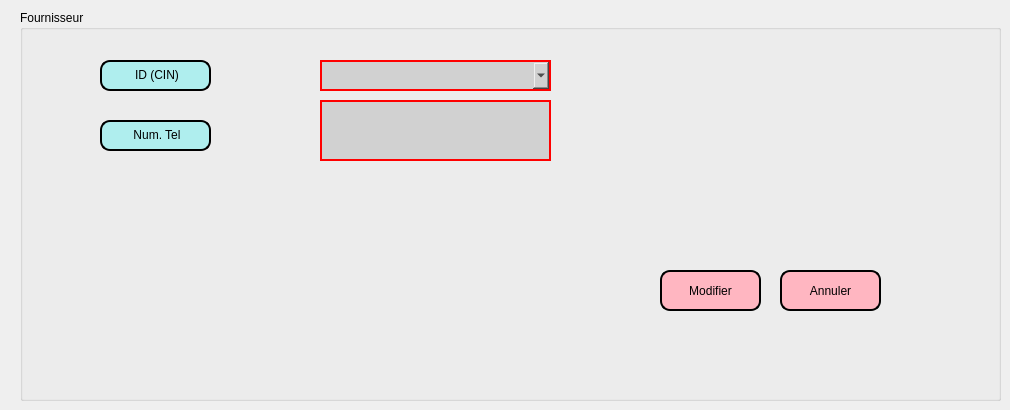
     <widget class="QWidget" name="tab_5">
      <attribute name="title">
       <string>Modifier</string>
      </attribute>
      <widget class="QGroupBox" name="groupBox_14">
       <property name="geometry">
        <rect>
         <x>20</x>
         <y>10</y>
         <width>981</width>
         <height>391</height>
        </rect>
       </property>
       <property name="title">
        <string>Fournisseur</string>
       </property>
       <widget class="QLabel" name="label_47">
        <property name="geometry">
         <rect>
          <x>80</x>
          <y>110</y>
          <width>111</width>
          <height>31</height>
         </rect>
        </property>
        <property name="styleSheet">
         <string notr="true">border: 2px solid black;
border-radius: 10px;
padding: 0 8px;
background: #AFEEEE;
font: bold, &quot;Comic Sans MS&quot;;;
text-align:center;</string>
        </property>
        <property name="text">
         <string>&lt;html&gt;&lt;head/&gt;&lt;body&gt;&lt;p align=&quot;center&quot;&gt;&lt;span style=&quot; font-size:9pt;&quot;&gt;Num. Tel&lt;/span&gt;&lt;/p&gt;&lt;/body&gt;&lt;/html&gt;</string>
        </property>
       </widget>
       <widget class="QLabel" name="label_48">
        <property name="geometry">
         <rect>
          <x>80</x>
          <y>50</y>
          <width>111</width>
          <height>31</height>
         </rect>
        </property>
        <property name="styleSheet">
         <string notr="true">border: 2px solid black;
border-radius: 10px;
padding: 0 8px;
background: #AFEEEE;
font: bold, &quot;Comic Sans MS&quot;;;
text-align:center;</string>
        </property>
        <property name="text">
         <string>&lt;html&gt;&lt;head/&gt;&lt;body&gt;&lt;p align=&quot;center&quot;&gt;&lt;span style=&quot; font-size:9pt;&quot;&gt;ID (CIN)&lt;/span&gt;&lt;/p&gt;&lt;/body&gt;&lt;/html&gt;</string>
        </property>
       </widget>
       <widget class="QLineEdit" name="lineEdit_21">
        <property name="geometry">
         <rect>
          <x>300</x>
          <y>90</y>
          <width>231</width>
          <height>61</height>
         </rect>
        </property>
        <property name="styleSheet">
         <string notr="true">border-width:2px;
border-style:solid;
border-color:red;
background: #d1d1d1;</string>
        </property>
       </widget>
       <widget class="QPushButton" name="pushButton_modifier_fournisseur">
        <property name="geometry">
         <rect>
          <x>640</x>
          <y>260</y>
          <width>101</width>
          <height>41</height>
         </rect>
        </property>
        <property name="styleSheet">
         <string notr="true">border: 2px solid black;
border-radius: 10px;
padding: 0 8px;
background:#FFB6C1	;
font: bold, &quot;Comic Sans MS&quot;;</string>
        </property>
        <property name="text">
         <string>Modifier</string>
        </property>
       </widget>
       <widget class="QPushButton" name="pushButton_24">
        <property name="geometry">
         <rect>
          <x>760</x>
          <y>260</y>
          <width>101</width>
          <height>41</height>
         </rect>
        </property>
        <property name="styleSheet">
         <string notr="true">border: 2px solid black;
border-radius: 10px;
padding: 0 8px;
background:#FFB6C1	;
font: bold, &quot;Comic Sans MS&quot;;</string>
        </property>
        <property name="text">
         <string>Annuler</string>
        </property>
       </widget>
       <widget class="QComboBox" name="comboBox_ID_fournisseur_modifier">
        <property name="geometry">
         <rect>
          <x>300</x>
          <y>50</y>
          <width>231</width>
          <height>31</height>
         </rect>
        </property>
        <property name="styleSheet">
         <string notr="true">border-width:2px;
border-style:solid;
border-color:red;
background: #d1d1d1;</string>
        </property>
       </widget>
      </widget>
     </widget>
